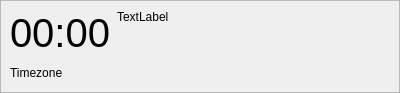
<?xml version="1.0" encoding="UTF-8"?>
<ui version="4.0">
 <class>WorldClockWidget</class>
 <widget class="QWidget" name="WorldClockWidget">
  <property name="geometry">
   <rect>
    <x>0</x>
    <y>0</y>
    <width>400</width>
    <height>93</height>
   </rect>
  </property>
  <property name="windowTitle">
   <string notr="true"/>
  </property>
  <layout class="QVBoxLayout" name="verticalLayout">
   <property name="spacing">
    <number>0</number>
   </property>
   <property name="leftMargin">
    <number>0</number>
   </property>
   <property name="topMargin">
    <number>0</number>
   </property>
   <property name="rightMargin">
    <number>0</number>
   </property>
   <property name="bottomMargin">
    <number>0</number>
   </property>
   <item>
    <widget class="QFrame" name="frame">
     <property name="frameShape">
      <enum>QFrame::StyledPanel</enum>
     </property>
     <property name="frameShadow">
      <enum>QFrame::Raised</enum>
     </property>
     <layout class="QVBoxLayout" name="verticalLayout_2">
      <item>
       <layout class="QHBoxLayout" name="horizontalLayout">
        <item>
         <widget class="QLabel" name="timeLabel">
          <property name="font">
           <font>
            <pointsize>30</pointsize>
           </font>
          </property>
          <property name="text">
           <string notr="true">00:00</string>
          </property>
         </widget>
        </item>
        <item>
         <widget class="QLabel" name="dayDifferenceLabel">
          <property name="sizePolicy">
           <sizepolicy hsizetype="Expanding" vsizetype="Preferred">
            <horstretch>0</horstretch>
            <verstretch>0</verstretch>
           </sizepolicy>
          </property>
          <property name="text">
           <string>TextLabel</string>
          </property>
          <property name="alignment">
           <set>Qt::AlignLeading|Qt::AlignLeft|Qt::AlignTop</set>
          </property>
         </widget>
        </item>
       </layout>
      </item>
      <item>
       <widget class="QLabel" name="timezoneLabel">
        <property name="text">
         <string notr="true">Timezone</string>
        </property>
       </widget>
      </item>
     </layout>
    </widget>
   </item>
  </layout>
 </widget>
 <resources/>
 <connections/>
</ui>
